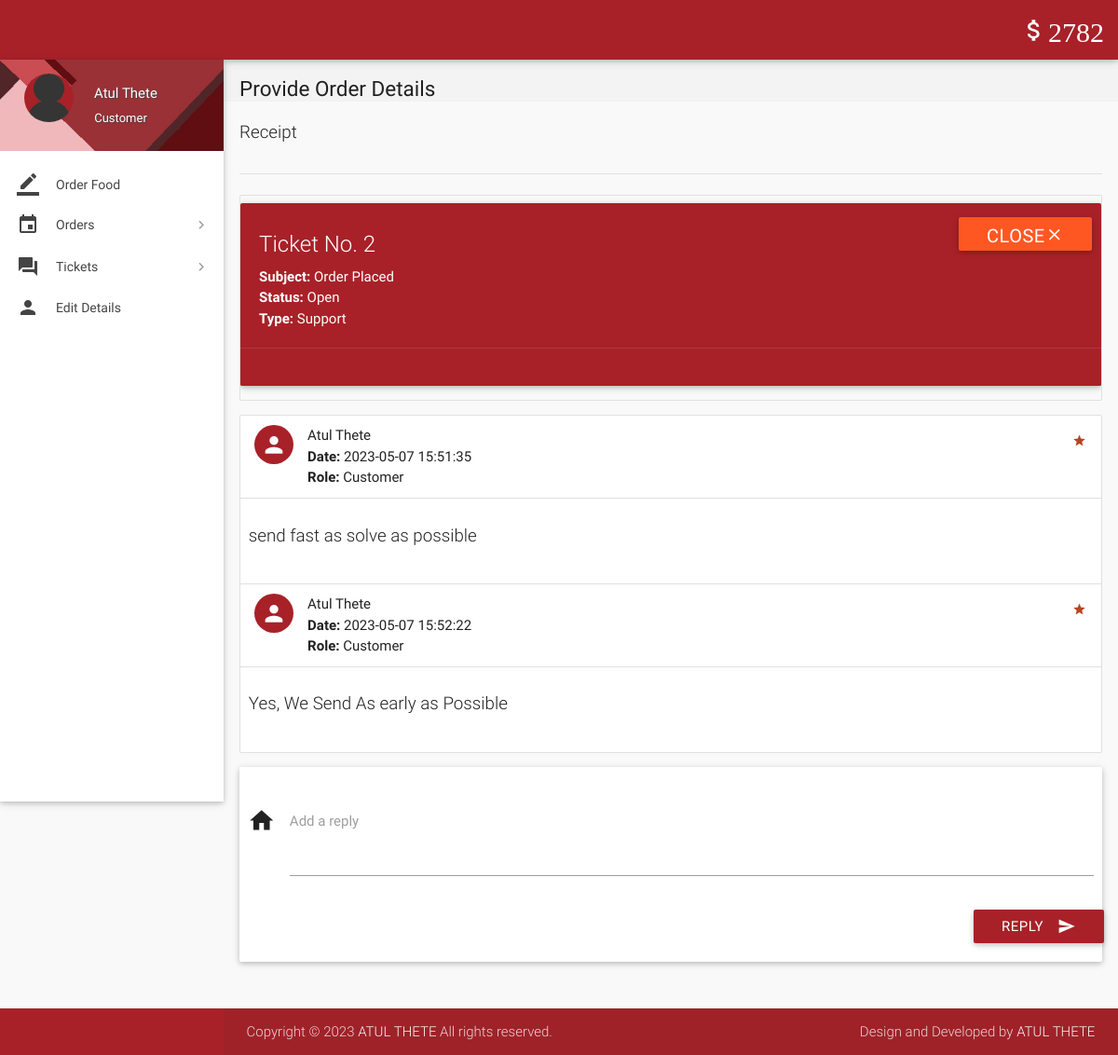
Page /view-ticket.php?id=2 (signed in) on the committed database.
### tables this page shows
CREATE TABLE `wallet_details` (
  `id` int(11) NOT NULL,
  `wallet_id` int(11) NOT NULL,
  `number` varchar(16) NOT NULL,
  `cvv` int(3) NOT NULL,
  `balance` int(11) NOT NULL DEFAULT 2000
);

CREATE TABLE `tickets` (
  `id` int(11) NOT NULL,
  `poster_id` int(11) NOT NULL,
  `subject` varchar(100) NOT NULL,
  `description` varchar(3000) NOT NULL,
  `status` varchar(8) NOT NULL DEFAULT 'Open',
  `type` varchar(30) NOT NULL DEFAULT 'Others',
  `date` datetime NOT NULL DEFAULT current_timestamp(),
  `deleted` tinyint(4) NOT NULL DEFAULT 0
);

CREATE TABLE `ticket_details` (
  `id` int(11) NOT NULL,
  `ticket_id` int(11) NOT NULL,
  `user_id` int(11) NOT NULL,
  `description` varchar(1000) NOT NULL,
  `date` datetime NOT NULL DEFAULT current_timestamp()
);

CREATE TABLE `users` (
  `id` int(11) NOT NULL,
  `role` varchar(15) NOT NULL DEFAULT 'Customer',
  `name` varchar(15) NOT NULL,
  `username` varchar(100) NOT NULL,
  `password` varchar(16) NOT NULL,
  `email` varchar(35) DEFAULT NULL,
  `address` varchar(300) DEFAULT NULL,
  `contact` bigint(11) NOT NULL,
  `verified` tinyint(1) NOT NULL DEFAULT 0,
  `deleted` tinyint(4) NOT NULL DEFAULT 0
);

### includes/wallet.php (called while the page is built)
<?php
$user_id=$_SESSION['user_id'];
$sql = mysqli_query($con, "SELECT * FROM wallet where customer_id = $user_id");
while($row1 = mysqli_fetch_array($sql)){
$wallet_id = $row1['id'];
}
$sql = mysqli_query($con, "SELECT * FROM wallet_details where wallet_id = $wallet_id");
while($row1 = mysqli_fetch_array($sql)){
$balance = $row1['balance'];
}
?>

### includes/connect.php (called while the page is built, shortened)
<?php
$name = $_SESSION['name'];
$role = $_SESSION['role'];
?>

### view-ticket.php (the view, shortened to what this page needs)
<?php
include 'includes/connect.php';
include 'includes/wallet.php';
$continue=0;
if($_SESSION['customer_sid']==session_id())
{
		$ticket_id = $_GET['id'];
		$sql1 = "SELECT * FROM tickets where poster_id = $user_id AND id = $ticket_id AND not deleted;";
		if(mysqli_num_rows(mysqli_query($con,$sql1))>0){
			$row  = $con->query($sql1)->fetch_assoc();
			$type = $row['type'];
			$subject = $row['subject'];
			$status = $row['status'];
			$continue=1;
		}
		else
			$continue = 0;
}
if($continue){
?>
<!DOCTYPE html>
<html lang="en">
<head>
  <link href="css/materialize.min.css" type="text/css" rel="stylesheet" media="screen,projection">
  <link href="css/style.min.css" type="text/css" rel="stylesheet" media="screen,projection">
  <link href="css/custom/custom.min.css" type="text/css" rel="stylesheet" media="screen,projection">
  <link href="js/plugins/perfect-scrollbar/perfect-scrollbar.css" type="text/css" rel="stylesheet" media="screen,projection">
</head>
<body>
  <header id="header" class="page-topbar">
        <div class="navbar-fixed">
            <nav class="navbar-color">
                <div class="nav-wrapper">
                    <ul class="left">
                      <li><h1 class="logo-wrapper"><a href="index.php" class="brand-logo darken-1"><img src="images/materialize-logo.png" alt="logo"></a> <span class="logo-text">Logo</span></h1></li>
                    </ul>
                    <ul class="right hide-on-med-and-down">
                        <li><a href="#" class="waves-effect waves-block waves-light"><i class="mdi-editor-attach-money"><?php echo $balance;?></i></a>
                        </li>
                    </ul>
                </div>
            </nav>
        </div>
  </header>
  <div id="main">
    <div class="wrapper">
      <aside id="left-sidebar-nav">
        <ul id="slide-out" class="side-nav fixed leftside-navigation">
            <li class="user-details cyan darken-2">
            <div class="row">
                <div class="col col s4 m4 l4">
                    <img src="images/avatar.jpg" alt="" class="circle responsive-img valign profile-image">
                </div>
                <div class="col col s8 m8 l8">
                    <a class="btn-flat dropdown-button waves-effect waves-light white-text profile-btn" href="#" data-activates="profile-dropdown"><?php echo $name;?> <i class="mdi-navigation-arrow-drop-down right"></i></a>
                    <p class="user-roal"><?php echo $role;?></p>
                </div>
            </div>
            </li>
            <li class="bold"><a href="index.php" class="waves-effect waves-cyan"><i class="mdi-editor-border-color"></i> Order Food</a>
            </li>
                <li class="no-padding">
                    <ul class="collapsible collapsible-accordion">
                        <li class="bold"><a class="collapsible-header waves-effect waves-cyan"><i class="mdi-editor-insert-invitation"></i> Orders</a>
                        </li>
                    </ul>
                </li>
                <li class="no-padding">
                    <ul class="collapsible collapsible-accordion">
                        <li class="bold"><a class="collapsible-header waves-effect waves-cyan"><i class="mdi-action-question-answer"></i> Tickets</a>
                        </li>
                    </ul>
                </li>
            <li class="bold"><a href="details.php" class="waves-effect waves-cyan"><i class="mdi-social-person"></i> Edit Details</a>
            </li>
        </ul>
        </aside>
      <section id="content">
        <div id="breadcrumbs-wrapper">
          <div class="container">
            <div class="row">
              <div class="col s12 m12 l12">
                <h5 class="breadcrumbs-title">Provide Order Details</h5>
              </div>
            </div>
          </div>
        </div>
        <div class="container">
          <p class="caption">Receipt</p>
          <div class="divider"></div>
<div class="section">
                                <?php
								echo '<ul id="task-card" class="collection with-header">
									<div id="card-alert" class="card cyan">
										<div class="card-content white-text">
										<span class="card-title white-text darken-1">Ticket No. '.$ticket_id.'</span>
										<p><strong>Subject: </strong>'.$subject.'</p>
										<p><strong>Status: </strong>'.$status.'</p>
										<p><strong>Type: </strong>'.$type.'</p>
										</div>
										<div class="card-action cyan">
										<form method="post" action="routers/ticket-status.php">
										<input type="hidden" name="ticket_id" value="'.$ticket_id.'">
										<input type="hidden" name="status" value="'.($status != 'Closed' ? 'Closed' : 'Open').'">
										<button class="waves-effect waves-light deep-orange btn white-text" type="submit" name="action">'
										.($status != 'Closed' ? 'Close<i class="mdi-navigation-close"></i>' : 'Reopen<i class="mdi-navigation-check"></i>').'
										</button>
										</form>
										</div>
									</div>
                                </ul>';
								echo '<ul id="issues-collection" class="collection">';
								$sql1 = mysqli_query($con, "SELECT * from ticket_details WHERE ticket_id = $ticket_id;");
								while($row1 = mysqli_fetch_array($sql1)){
									$sql2 = "SELECT * FROM users WHERE id = ".$row1['user_id'].";";
									if(mysqli_num_rows(mysqli_query($con,$sql2))>0){
										$row2  = $con->query($sql2)->fetch_assoc();
										$name = $row2['name'];
										$role1 = $row2['role'];
									}
								  echo '
								  <li class="collection-item avatar">
									  <i class="'.($role1=='Administrator' ? 'mdi-action-star-rate' : 'mdi-social-person').' cyan circle"></i>
									  <span class="collection-header"> '.$name.'</span>
									  <p><strong>Date:</strong> '.$row1['date'].'</p>
									  <p><strong>Role:</strong> '.$role1.'</p>
									  <a href="#" class="secondary-content">
									  <i class="mdi-action-grade"></i></a>
								  </li>
								  <li class="collection-item">
									  <div class="row">
									  <p class="caption">'.$row1['description'].'</p>
									  </div>
									  </li>';
								}
							  echo '</ul>';
							  if($status != 'Closed'){
							  echo '
							  <div class="card-panel">
                  <div class="row">
                    <form class="formValidate" id="formValidate" method="post" action="routers/ticket-message.php" novalidate="novalidate" class="col s12">
                      <div class="row">
					  <input type="hidden" name="role" value="'.$role.'">
					  <input type="hidden" name="ticket_id" value="'.$ticket_id.'">
                        <div class="input-field col s12">
                          <i class="mdi-action-home prefix"></i>
                          <textarea name="message" id="message" class="materialize-textarea validate" data-error=".errorTxt1"></textarea>
                          <label for="message" class="">Add a reply</label>
						  <div class="errorTxt1"></div>
                        </div>
                        <div class="row">
                          <div class="input-field col s12">
                            <button class="btn cyan waves-effect waves-light right" type="submit" name="action">Reply
                              <i class="mdi-content-send right"></i>
                            </button>
                          </div>
                        </div>
                      </div>
                    </form>
                  </div>
                </div>';
							  }
								?>
          </div>
              </div>
            </div>
        </div>
    <footer class="page-footer">
    <div class="footer-copyright">
      <div class="container">
        <span>Copyright © 2023  <a class="grey-text text-lighten-4" href="#" target="_blank">ATUL THETE</a> All rights reserved.</span>
        <span class="right"> Design and Developed by <a class="grey-text text-lighten-4" href="#">ATUL THETE</a></span>
        </div>
    </div>
  </footer>
</body>
</html>
<?php
	}
?>

### rows in the picture
wallet_details: balance "2782"
tickets: subject "Order Placed", status "Open", type "Support"
ticket_details: user.name "Atul Thete", date "2023-05-07 15:51:35", user.role "Customer", description "send fast as solve as possible"
ticket_details: user.name "Atul Thete", date "2023-05-07 15:52:22", user.role "Customer", description "Yes, We Send As early as Possible"

### other values in the picture
$name "Atul Thete"
$role "Customer"
$ticket_id "2"
